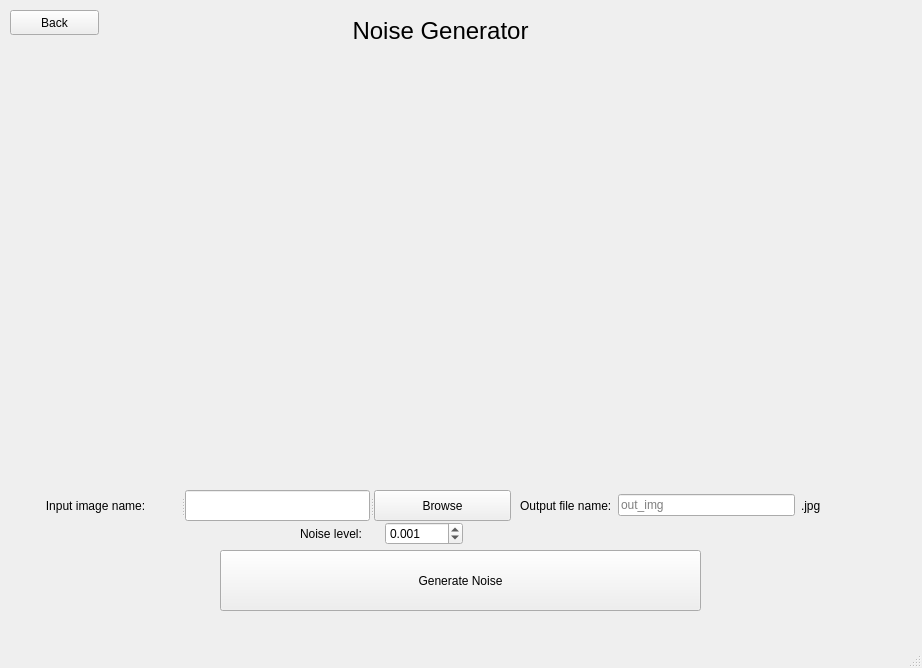
<?xml version="1.0" encoding="UTF-8"?>
<ui version="4.0">
 <class>MainWindow</class>
 <widget class="QMainWindow" name="MainWindow">
  <property name="geometry">
   <rect>
    <x>0</x>
    <y>0</y>
    <width>922</width>
    <height>668</height>
   </rect>
  </property>
  <property name="windowTitle">
   <string>MainWindow</string>
  </property>
  <widget class="QWidget" name="centralwidget">
   <widget class="QStackedWidget" name="stackedWidget">
    <property name="enabled">
     <bool>true</bool>
    </property>
    <property name="geometry">
     <rect>
      <x>10</x>
      <y>10</y>
      <width>901</width>
      <height>631</height>
     </rect>
    </property>
    <property name="currentIndex">
     <number>2</number>
    </property>
    <widget class="QWidget" name="page">
     <widget class="QCheckBox" name="checkBox_2">
      <property name="geometry">
       <rect>
        <x>190</x>
        <y>230</y>
        <width>241</width>
        <height>23</height>
       </rect>
      </property>
      <property name="text">
       <string>Display result</string>
      </property>
     </widget>
     <widget class="QWidget" name="layoutWidget">
      <property name="geometry">
       <rect>
        <x>110</x>
        <y>390</y>
        <width>171</width>
        <height>51</height>
       </rect>
      </property>
      <layout class="QHBoxLayout" name="horizontalLayout">
       <item>
        <widget class="QLabel" name="label_2">
         <property name="text">
          <string>Batch Size</string>
         </property>
        </widget>
       </item>
       <item>
        <widget class="QSpinBox" name="spinBox"/>
       </item>
      </layout>
     </widget>
     <widget class="QCheckBox" name="checkBox">
      <property name="geometry">
       <rect>
        <x>190</x>
        <y>270</y>
        <width>251</width>
        <height>23</height>
       </rect>
      </property>
      <property name="text">
       <string>Use image from noise generator</string>
      </property>
     </widget>
     <widget class="QPushButton" name="pushButton_2">
      <property name="geometry">
       <rect>
        <x>490</x>
        <y>390</y>
        <width>241</width>
        <height>81</height>
       </rect>
      </property>
      <property name="text">
       <string>Run model</string>
      </property>
     </widget>
     <widget class="QPushButton" name="pb_back_2">
      <property name="geometry">
       <rect>
        <x>0</x>
        <y>0</y>
        <width>89</width>
        <height>25</height>
       </rect>
      </property>
      <property name="text">
       <string>Back</string>
      </property>
     </widget>
     <widget class="QSplitter" name="splitter_2">
      <property name="geometry">
       <rect>
        <x>190</x>
        <y>310</y>
        <width>481</width>
        <height>31</height>
       </rect>
      </property>
      <property name="orientation">
       <enum>Qt::Horizontal</enum>
      </property>
      <widget class="QLabel" name="label_filename_2">
       <property name="text">
        <string>Image Name:</string>
       </property>
       <property name="alignment">
        <set>Qt::AlignCenter</set>
       </property>
      </widget>
      <widget class="QLineEdit" name="lineEdit_filename_2"/>
      <widget class="QPushButton" name="pushButton_browse_file_2">
       <property name="text">
        <string>Browse</string>
       </property>
      </widget>
     </widget>
    </widget>
    <widget class="QWidget" name="page_3">
     <widget class="QPushButton" name="pb_noise_gen">
      <property name="geometry">
       <rect>
        <x>330</x>
        <y>250</y>
        <width>141</width>
        <height>61</height>
       </rect>
      </property>
      <property name="text">
       <string>Noise generator</string>
      </property>
     </widget>
     <widget class="QPushButton" name="pb_sementic_seg">
      <property name="geometry">
       <rect>
        <x>280</x>
        <y>350</y>
        <width>241</width>
        <height>61</height>
       </rect>
      </property>
      <property name="text">
       <string>Sementic segmentation model</string>
      </property>
     </widget>
     <widget class="QLabel" name="label_3">
      <property name="geometry">
       <rect>
        <x>180</x>
        <y>90</y>
        <width>451</width>
        <height>101</height>
       </rect>
      </property>
      <property name="font">
       <font>
        <pointsize>20</pointsize>
       </font>
      </property>
      <property name="text">
       <string>Sementic segmentation model</string>
      </property>
      <property name="alignment">
       <set>Qt::AlignCenter</set>
      </property>
     </widget>
    </widget>
    <widget class="QWidget" name="page_2">
     <widget class="QLabel" name="label">
      <property name="geometry">
       <rect>
        <x>190</x>
        <y>0</y>
        <width>481</width>
        <height>42</height>
       </rect>
      </property>
      <property name="font">
       <font>
        <pointsize>18</pointsize>
       </font>
      </property>
      <property name="text">
       <string>Noise Generator</string>
      </property>
      <property name="alignment">
       <set>Qt::AlignCenter</set>
      </property>
     </widget>
     <widget class="QSplitter" name="splitter">
      <property name="geometry">
       <rect>
        <x>0</x>
        <y>480</y>
        <width>501</width>
        <height>31</height>
       </rect>
      </property>
      <property name="orientation">
       <enum>Qt::Horizontal</enum>
      </property>
      <widget class="QLabel" name="label_filename">
       <property name="text">
        <string>Input image name:</string>
       </property>
       <property name="alignment">
        <set>Qt::AlignCenter</set>
       </property>
      </widget>
      <widget class="QLineEdit" name="lineEdit_filename"/>
      <widget class="QPushButton" name="pushButton_browse_file">
       <property name="text">
        <string>Browse</string>
       </property>
      </widget>
     </widget>
     <widget class="QPushButton" name="pushButton">
      <property name="geometry">
       <rect>
        <x>210</x>
        <y>540</y>
        <width>481</width>
        <height>61</height>
       </rect>
      </property>
      <property name="text">
       <string>Generate Noise</string>
      </property>
     </widget>
     <widget class="QPushButton" name="pb_back">
      <property name="geometry">
       <rect>
        <x>0</x>
        <y>0</y>
        <width>89</width>
        <height>25</height>
       </rect>
      </property>
      <property name="text">
       <string>Back</string>
      </property>
     </widget>
     <widget class="QLabel" name="preview">
      <property name="geometry">
       <rect>
        <x>90</x>
        <y>50</y>
        <width>701</width>
        <height>421</height>
       </rect>
      </property>
      <property name="text">
       <string/>
      </property>
      <property name="scaledContents">
       <bool>true</bool>
      </property>
     </widget>
     <widget class="QWidget" name="">
      <property name="geometry">
       <rect>
        <x>510</x>
        <y>480</y>
        <width>301</width>
        <height>31</height>
       </rect>
      </property>
      <layout class="QHBoxLayout" name="horizontalLayout_2">
       <item>
        <widget class="QLabel" name="label_4">
         <property name="text">
          <string>Output file name:</string>
         </property>
        </widget>
       </item>
       <item>
        <widget class="QLineEdit" name="lineEdit">
         <property name="placeholderText">
          <string>out_img</string>
         </property>
        </widget>
       </item>
       <item>
        <widget class="QLabel" name="label_5">
         <property name="text">
          <string>.jpg</string>
         </property>
        </widget>
       </item>
      </layout>
     </widget>
     <widget class="QWidget" name="">
      <property name="geometry">
       <rect>
        <x>290</x>
        <y>510</y>
        <width>163</width>
        <height>28</height>
       </rect>
      </property>
      <layout class="QHBoxLayout" name="horizontalLayout_3">
       <item>
        <widget class="QLabel" name="label_6">
         <property name="text">
          <string>Noise level:</string>
         </property>
        </widget>
       </item>
       <item>
        <widget class="QDoubleSpinBox" name="doubleSpinBox">
         <property name="decimals">
          <number>3</number>
         </property>
         <property name="singleStep">
          <double>0.001000000000000</double>
         </property>
         <property name="value">
          <double>0.001000000000000</double>
         </property>
        </widget>
       </item>
      </layout>
     </widget>
    </widget>
   </widget>
  </widget>
  <widget class="QMenuBar" name="menubar">
   <property name="geometry">
    <rect>
     <x>0</x>
     <y>0</y>
     <width>922</width>
     <height>22</height>
    </rect>
   </property>
  </widget>
  <widget class="QStatusBar" name="statusbar"/>
 </widget>
 <resources/>
 <connections/>
 <slots>
  <slot>browseSlot()</slot>
 </slots>
</ui>
